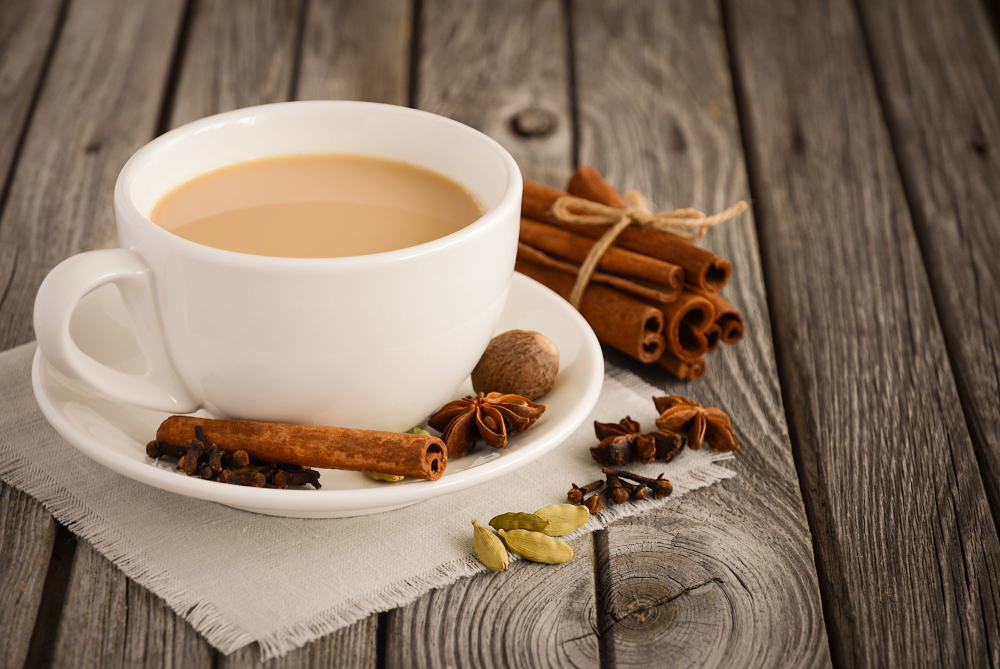
#> input picture Fatec/5 - Sem/ILP/Exercicios/Tarefa 01/Atividade4/cha.jpeg, 2000 x 1338 px (shown at 1/2 size)
$ python -i main.py   (imports and definitions only)   (older library calls are emulated)
#> lines starting #> are read from the running program, lines starting #| are printed output that depends on the picture
# IMPLEMENTACAO NO COLAB: https://colab.research.google.com/drive/1A5P4A97RbhopZt5y-oEwl6dujr-IuVEV?usp=sharing


import pydicom
import matplotlib.pyplot as plt
import pandas as pd
import cv2
import numpy as np
# [1 line not run here, left out]
import math
from skimage.segmentation import watershed, find_boundaries ,flood, flood_fill, random_walker
from skimage.morphology import binary_closing, remove_small_objects
from skimage.filters import sobel
from skimage.feature import canny
from skimage.util import img_as_ubyte
from skimage.measure import label, regionprops_table
from scipy import ndimage as ndi
from IPython.display import display

# IMPLEMENTACAO

# Funcoes para transformacao da imagem dicom

  # Recebe a imagem e os dados médicos e retorna em escala correta
# [67 lines left out: functions transform_to_hu, window_image, negativeImg, logImg, gammaCorretion, minMaxContrast, not called in this run]

  # Aplica filtro de caixa
def boxFilter(image):
    return cv2.boxFilter(image, -1, (5, 5))

  # Aplica filtro da mediana
def medianFilter(image):
    return cv2.medianBlur(image, 5)

  # Aplica filtro gaussiano
def gaussianFilter(image):
    return cv2.GaussianBlur(image, (5,5), 1)

  # Aplica filtro bilateral
def bilateralFilter(image):
    return cv2.bilateralFilter(image, 5, 25, 25)

  # Diferença de Gaussian
# [8 lines left out: function dogFilter, not called in this run]

def unsharpMask(image):
    gauss = cv2.GaussianBlur(image, (7, 7), 0)
    return cv2.addWeighted(image, 2, gauss, -1, 0)

# [6 lines left out: function laplacianFilter, not called in this run]

  # Filtro 2D de mascara qualquer que pode ser aplicado
def filtro2D(image ,mask = np.array([[0,-1,0],[-1,5,-1],[0,-1, 0]])):
    return cv2.filter2D(image,-1,mask)

  # Filtro Gabor, pode ser usado para acentuar bordas
# [9 lines left out: function gaborFilter, not called in this run]

# Funcoes para segmentacao, limiarizacao, crecimento de regiao ou operacoes morfologicas

  # Limiarizacao simples para imagens na faixa 0-255
def simpleThresholding(image, limit):
    return cv2.threshold(image,limit, 255,cv2.THRESH_BINARY)[1]

  # Limiarizacao usando Otsu para imagens na faixa 0-255
def otsuThresholding(image, limit):
    return cv2.threshold(image,limit, 255,cv2.THRESH_BINARY + cv2.THRESH_OTSU)[1]

  # Limiarizacao adaptativa com bloco 9x9
def adaptiveThresholding(image, method=cv2.BORDER_REPLICATE):
    return cv2.adaptiveThreshold(image, 255,method, cv2.THRESH_BINARY, 9, 5)

  # Watershed para imagens de 3 canais baseado em marcas
# [24 lines left out: functions watershedCv, grabCut, not called in this run]

# PIPELINE PRINCIPAL - Recebe fatia atual[0] e a ultima sem lesao[1];
def main_pipeline(dicom_images):

  # Imagens em escala HU e PNG
  hu_images = [] # Imagem binarizada em -260
  png_images = [] # imagem PNG

  # Mascaras ou objetos gerados durante a extracao
  mask_pulmao = [] # Mascara binaria com interior preto dos pulmoes
  bordas_reconhecidas = [] # Contorno externo dos pulmoes
  mask_objetos = [] # Mascara que possui apenas os objetos
  objetos = [] # Objetos identificados apos a operacao AND

  original = [] # Imagem original convertida em HU sem a binarizacao

  # Acessando as imagens
  for imagem in dicom_images:
    file_path = imagem

    # Adicionando a imagem ja para processar
    medical_image = pydicom.read_file(file_path + '.dcm')
    image = medical_image.pixel_array

    auxHu = transform_to_hu(medical_image, image)

    mask_pulmao.append(auxHu)

    # Adicionando a imagem em .png para comparacao
    png_images.append(cv2.imread(file_path + '.png',0))

  original = filtro2D(mask_pulmao[0])
  # Processa as 2 imagens com os filtros definidos

  for indx in range(len(dicom_images)):

    # Cria a figura apenas para comparacao das etapas
    plt.figure(figsize=(10,10))
    plt.subplot(131), plt.imshow(png_images[indx], cmap='gray'), plt.axis('off'), plt.title('Original')

    # Thresholding com HU em -260, remove vários ruidos da imagem e outras estruturas que nao sao de interesse
    mask_pulmao[indx] = cv2.threshold(mask_pulmao[indx], -260, 1,cv2.THRESH_BINARY)[1]
    plt.subplot(132), plt.imshow(mask_pulmao[indx], cmap='binary'), plt.axis('off'), plt.title('Limiarizada -260')

    # Flood fill da regiao externa para deiixar em destaque apenas os pulmoes
    mask_pulmao[indx] = flood_fill(mask_pulmao[indx], (1,1),1)
    plt.subplot(133), plt.imshow(mask_pulmao[indx], cmap='binary'), plt.axis('off'), plt.title('Flood Fill')
    plt.show()

    # Binary closing, operacao morfologica para reduzir os ruidos na parte externa do pulmao
    mask_pulmao[indx] = binary_closing(mask_pulmao[indx])
    hu_images.append(mask_pulmao[indx].astype('uint8'))
    plt.figure(figsize=(10,10))
    plt.subplot(131), plt.imshow(mask_pulmao[indx], cmap='binary'), plt.axis('off'), plt.title('Binary Closing')

    # Inversao da imagem para utilizacao do Binary Fill Holes
    mask_pulmao[indx] = np.invert(mask_pulmao[indx])

    # Preenchimento da regiao do pulmao, gerando a mascara final com os pulmoes extraidos
    mask_pulmao[indx] = ndi.binary_fill_holes(mask_pulmao[indx]).astype('uint8')
    plt.subplot(132), plt.imshow(mask_pulmao[indx], cmap='binary'), plt.axis('off'), plt.title('Binary Fill')

    # Encontrando as bordas - find_boundaries ou sobel ou canny(mais lento e fino/preciso) ou cv2.findContours
    boundaries = sobel(mask_pulmao[indx])
    plt.subplot(133), plt.imshow(boundaries, cmap='binary'), plt.axis('off'), plt.title('Border'), plt.xlabel('tese')
    plt.show()

    bordas_reconhecidas.append(boundaries)

  # Buscando os objetos que estão dentro dos pulmões

    # Cria a figura apenas para comparacao das etapas
  plt.figure(figsize=(10,10))
  plt.subplot(131), plt.imshow(hu_images[0], cmap='binary'), plt.axis('off'), plt.title('Imagem base')

    # Realiza a sobreposicao de mascaras com a operacao AND
  and_result = cv2.bitwise_and(mask_pulmao[0],hu_images[0])
  and_result = and_result > 0

    # Remove qualquer objeto que seja menor que 4px ou ~2,8mm
  mask_objetos = remove_small_objects(and_result, 4).astype('uint8')
  plt.subplot(132), plt.imshow(mask_pulmao[0], cmap='binary'), plt.axis('off'), plt.title('Máscara')

  plt.subplot(133), plt.imshow(mask_objetos, cmap='binary'), plt.axis('off'), plt.title('Operação AND')
  plt.show()

    # Mapeia as labels disponivel na imagem resultado
  objetosLabel, qtdLabel = label(mask_objetos,return_num=2,connectivity=2)

  imagemLabel = original

    # Percorrendo as labels encontradas e encontrando seu tamanho real na imagem
  for i in range(1, qtdLabel+1):
    coordenada = np.where(objetosLabel==i)
    #coordX = round(coordenada[0].min() + (coordenada[0].max() - coordenada[0].min()))
    #coordY = round(coordenada[1].min() + (coordenada[1].max() - coordenada[1].min()))
    coordX = coordenada[0][0]
    coordY = coordenada[1][0]
    imagemLabel = flood_fill(imagemLabel,(coordX,coordY),4000,tolerance=240) #260

  plt.imshow(imagemLabel, cmap='gray'), plt.axis('off'), plt.show()

  imagemLabel = cv2.threshold(imagemLabel, 3999, 1,cv2.THRESH_BINARY)[1]
  imagemLabel = imagemLabel > 0

    # Remove qualquer objeto que seja menor que 4px ou ~2,8mm
  imagemLabel = remove_small_objects(imagemLabel, 4).astype('uint8')
  plt.imshow(imagemLabel, cmap='gray'), plt.show()

  # Novos labels gerados pelo processo de inundacao
  objetosLabel = label(imagemLabel, connectivity=2)

  # As propriedades dos objetos sao exraidas com base na nova imagem
  tabelaPropriedades = regionprops_table(objetosLabel, properties=('label', 'area', 'bbox', 'perimeter'))

  data = pd.DataFrame(tabelaPropriedades)
  display(data)

  # Lesao recortada manualmente apenas para exemplificação
  index = -1
  minr, minc, maxr, maxc = tabelaPropriedades['bbox-0'][index], tabelaPropriedades['bbox-1'][index], tabelaPropriedades['bbox-2'][index], tabelaPropriedades['bbox-3'][index]

  # Exibindo o recorte
  plt.imshow(objetosLabel[minr:maxr,minc:maxc], cmap='gray'), plt.title("Possível lesão"), plt.axis('off'), plt.show()

  # Convertendo para JSON e salvando
  arquivo_json = data.to_json('./resultado.json', indent=2, double_precision=2)

# [1 line not run here, left out]

>>> import cv2
>>> picture = cv2.imread('../../5 - Sem/ILP/Exercicios/Tarefa 01/Atividade4/cha.jpeg', cv2.IMREAD_GRAYSCALE)
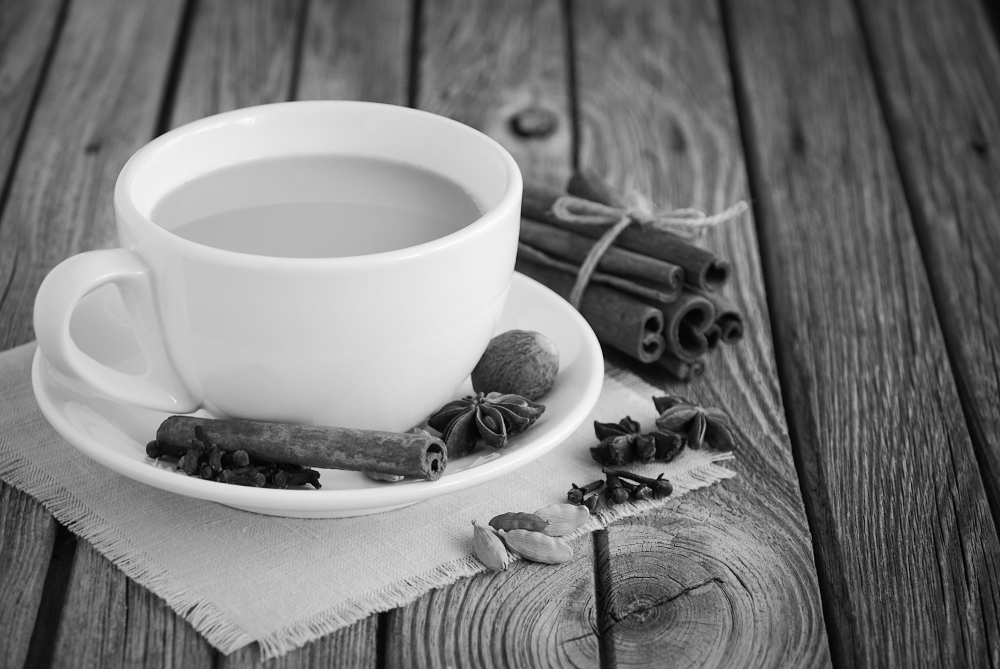
#> picture: shape (1338, 2000) (shown at 1/2 size); min 0, max 255, mean 121.6
>>> result = main_pipeline(picture)
#> in main_pipeline, `file_path = imagem`: file_path = 2000 values, max 118 at index 168, min 7 at index 1987, mean 77.1
#> (the run stopped early here; a loop or call above may not have finished)
